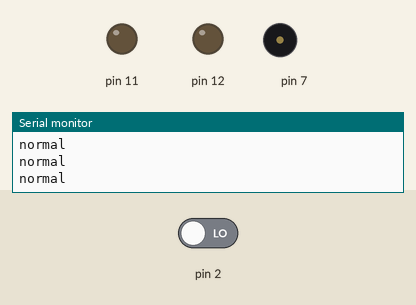
The sketch below on a simulated Arduino Uno, built with avr-gcc and run on an emulated ATmega328P. Parts: output pins drawn as LEDs (lit = HIGH), buzzer (waves = sounding), the last lines printed to the serial monitor. Dashed ring = blinking. Inputs (shaded band) come from the test bench; at power-on: pin 2 LOW.

Above: at 1.2 s.
1.3 s: pin 2 driven HIGH
At 1.5 s:
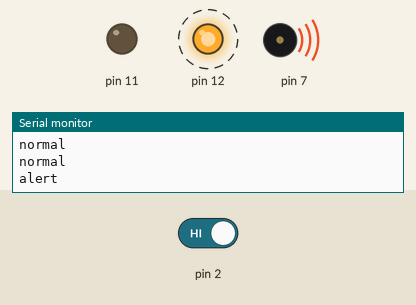
At 2.1 s:
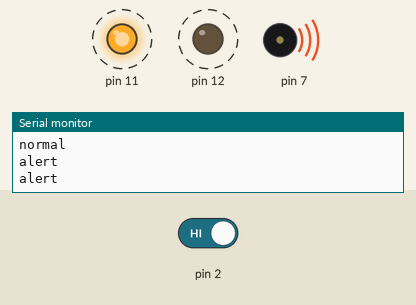
Timing chart, 0 to 10.3 s (numbered marks = the images above; inputs shaded):
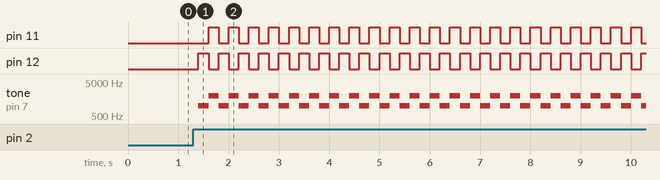

Measured:
- after the input at 1.3 s, pin 11: alternates HIGH for 0.20 s and LOW for 0.20 s, starting after 0.30 s; pin 12: alternates HIGH for 0.20 s and LOW for 0.20 s, starting after 0.10 s; tone on pin 7: alternates 2000 Hz for 0.20 s and 1000 Hz for 0.20 s, starting after 0.10 s

The sketch:

smarthome_send_alert_to_device.ino
```cpp
void setup() {
  pinMode(12, OUTPUT);
  pinMode(11, OUTPUT);
  pinMode(7, OUTPUT);
 pinMode(2, INPUT);
  Serial.begin(9600);
}
void loop() {
if(digitalRead(2)==HIGH){
  Serial.println("alert");
  digitalWrite(12, HIGH);
  digitalWrite(11, LOW);
  tone(7 ,1000, 200);
  delay(200);
  digitalWrite(12, LOW);
  digitalWrite(11, HIGH);
  tone(7, 2000, 200);
  delay(200);
}
else{
  Serial.println("normal");
  digitalWrite(12, LOW);
  digitalWrite(11, LOW);
  delay(200);
  }
}
```
